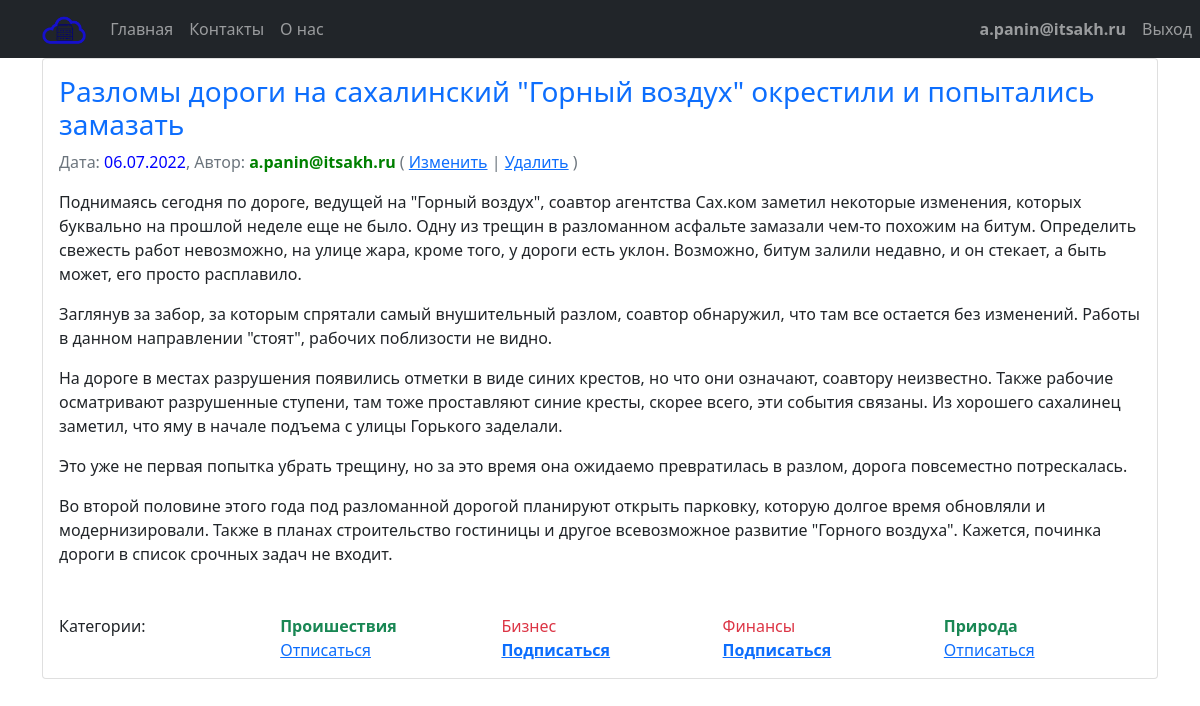
The page /view/23 (signed in) on the database its author committed.
### news/models.py (models this page shows, shortened)
class Post(models.Model):
    NEWS = 1
    ARTICLE = 2
    choice_list = [(NEWS, "Новость"), (ARTICLE, "Статья")]
    author = models.ForeignKey(Author, on_delete=models.CASCADE, related_name='user_posts')
    type_post = models.IntegerField(default=1, choices=choice_list)
    date_create = models.DateTimeField(auto_now_add=True)
    date_update = models.DateTimeField(auto_now=True)
    category = models.ManyToManyField(Category, through='PostCategory', related_name='categories')
    title = models.CharField(max_length=255)
    text = models.TextField()
    rating = models.IntegerField(default=0)

class Author(models.Model):
    user = models.OneToOneField(User, primary_key=True, on_delete=models.CASCADE)
    rating = models.IntegerField(default=0)
    @property
    def username(self):
        return self.user.username
    def __str__(self):
        return self.username

class Category(models.Model):
    name = models.CharField(max_length=150, unique=True)
    subscribers = models.ManyToManyField(User, through='CategorySubscribers', related_name='subscribers')

### news/views.py (the view)
# urls.py: path('view/<int:pk>', NewsDetail.as_view(), name='post_detail'),
class NewsDetail(PermissionRequiredMixin, DetailView):
    model = Post
    permission_required = ('news.view_post',)
    template_name = 'post/post-detail.html'
    context_object_name = 'post'
    def get_context_data(self, **kwargs):
        context = super().get_context_data(**kwargs)
        context['str_type'] = 'news' if context['post'].type_post == 1 else 'articles'
        context['is_editable'] = self.request.user.groups.filter(name='authors').exists()
        context['category_subscribes'] = list(
            set(context['post'].category.all()) & set(self.request.user.subscribers.all()))
        return context

### news/templatetags/custom_filters.py (called while the page is built)
@register.filter()
def censor(value):
    words = censor_words.get_words()
    text_words=value.split(' ')
    for i, word in enumerate(text_words):
        if word.lower() in words:
            text_words[i] = word[0]+'*'*(len(word)-1)
    return ' '.join(text_words)

### templates/post/post-detail.html (shortened to what this page needs)
{% extends 'default.html' %}
{% load custom_filters %}
{% block content %}
<div class="card w-100">
  <div class="card-body text-start">
    <h3 class="card-title text-primary">{{ post.title|censor }}</h3>
    <p class="card-text text-secondary">
        Дата: <span style='color: blue;'>{{ post.date_create|date:'d.m.Y' }}</span>,
        Автор: <span style='color: green; font-weight:bold'>{{ post.author }}</span>
        {% if is_editable %}
                ( <a href="/{{str_type}}/{{post.pk}}/edit">Изменить</a> | <a href="/{{str_type}}/{{post.pk}}/delete"> Удалить</a> )
        {% endif %}
    </p>
    <p class="card-text text-dark">{{ post.text|censor|linebreaks }}</p>
  </div>
  <div class="card-body row text-start">
    <div class="col">Категории:</div>
    {% for  category in post.category.all %}
        <div class="col">
            {% if category in category_subscribes %}
                <div class='text-success fw-bold'> {{category.name}} </div>
                <div>
                <a href="/news/set-subscribe/{{category.pk}}?post={{post.pk}}&unsubscribe=1">Отписаться</a>
                </div>
            {% else %}
                <div class='text-danger'> {{category.name}} </div>
                <div>
                <a class="fw-bold" href="/news/set-subscribe/{{category.pk}}?post={{post.pk}}">Подписаться</a>
                </div>
            {% endif %}
        </div>
    {% endfor %}
  </div>
</div>
{% endblock content %}

### templates/default.html (shortened to what this page needs)
<!DOCTYPE html>
<html lang="ru">
    <head>
		{% load static%}
        <link href={% static "css/styles.css" %} rel="stylesheet" />
    </head>
    <body>
        <nav class="navbar navbar-expand-lg navbar-dark bg-dark static-top">
		   <div class="container">
			   <a class="navbar-brand" href="/"><img height='30' src={% static "assets/logo_blue.png" %}></a>
			   <div class="navbar-collapse collapse" id="navbarResponsive">
				   <ul class="nav navbar-nav navbar-left">
					   <li class="nav-item active">
						   <a class="nav-link" href="/">Главная</a>
					   </li>
					   <li class="nav-item">
						   <a class="nav-link" href="/contacts/">Контакты</a>
					   </li>
					   <li class="nav-item">
						   <a class="nav-link" href="/about/">О нас</a>
					   </li>
				   </ul>
				   <ul class="nav navbar-nav navbar-right" style="position: absolute;   right: 0;">
					   {%  if request.user.is_authenticated %}
					   <li class="nav-item fw-bold fc-white" title="Редактировать профиль">
						   <a class="nav-link" href="/profile">{{ request.user }}</a>
					   </li>
					   <li class="nav-item">
						   <a class="nav-link" href="/accounts/logout/">Выход</a>
					   </li>
					   {% endif %}
				   </ul>
			   </div>
		   </div>
		</nav>
        <div class="container">
		   <div class="row">
			   <div class="col-lg-12 text-center">
				   {% block content %}
				   {% endblock content %}
			   </div>
		   </div>
		</div>
    </body>
</html>

### rows shown on the page
Post: title|censor "Разломы дороги на сахалинский \"Горный воздух\" окрестили и попытались замазать", date_create "06.07.2022", author "a.panin@itsakh.ru", text|censor "Поднимаясь сегодня по дороге, ведущей на \"Горный воздух\", соавтор агентства Сах.ком заметил некоторые изменения, которых буквально на прошлой неделе еще не было. Одну из трещин в разломанном асфальте замазали чем-то похожим на битум. Определить свежесть работ невозможно, на улице жара, кроме того, у дороги есть уклон. Возможно, битум залили недавно, и он стекает, а быть может, его просто расплавило. Заглянув за забор, за которым спрятали самый внушительный разлом, соавтор обнаружил, что там все остается без изменений. Работы в данном направлении \"стоят\", рабочих поблизости не видно. На дороге в местах разрушения появились отметки в виде синих крестов, но что они означают, соавтору…"
Category: name "Проишествия"
Category: name "Бизнес"
Category: name "Финансы"
Category: name "Природа"

### other values the page prints
{{ request.user }} "a.panin@itsakh.ru"
